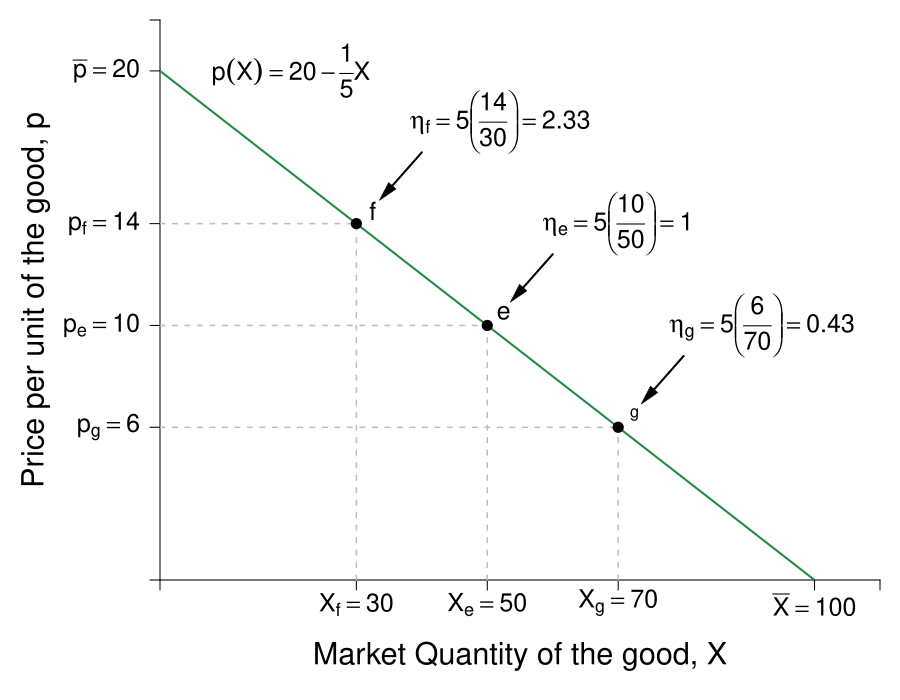

Recreate this plot in R.
require(shape)
pdf(file = "indmarketdemand/demand_price_elasticity.pdf", width = 9, height = 7)

#Set parameters for graphics
pointsize <- 1.8
axislabelsize <- 1.8
labelsize <- 1.5
namesize <- 1.8
annotatesize <- 1.5
graphlinewidth <- 2
segmentlinewidth <- 1.5

COL <- c("#7fc97f", "#beaed4", "#fdc086", "#ffff99", "#386cb0", "#f0027f", "#bf5b17", "#666666")
COLA <- c("#99d8c9","#66c2a4","#41ae76", "#238b45", "#005824")
COLB <- c("#4eb3d3", "#2b8cbe", "#0868ac","#084081")

par(mar =  c(6, 8, 1, 1))

mrsA <- function(x, rmax = 10, xmax = 20) {
  rmax - (rmax/xmax)*x
}


xlims <- c(0, 110)
ylims <- c(0, 22)

npts <- 501 
x <- seq(xlims[1], xlims[2], length.out = npts)
y <- seq(ylims[1], ylims[2], length.out = npts) 


plot(0, 0, xlim = xlims, ylim = ylims, type = "n",
     xlab = expression(paste("")),
     ylab = expression(paste("")), 
     xaxt = "n", 
     yaxt = "n", 
     cex.lab = axislabelsize, 
     bty = "n",
     xaxs = "i", 
     yaxs = "i")

ticksy <- c(0, 6, 10, 14, 20, ylims[2])
ylabels <- c(NA, expression(paste(p[g]) == 6), expression(paste(p[e] == 10)), expression(paste(p[f]) == 14), expression(paste(bar(p) == 20)), NA)
ticksx <- c(0, 30, 50, 70, 100, xlims[2])
xlabels <- c(NA, expression(paste(X[f] == 30)), expression(paste(X[e] == 50)), expression(paste(X[g] == 70)), expression(paste(bar(X) == 100)), NA)

axis(1, at = ticksx, pos = 0, labels = xlabels, cex.axis = labelsize)
axis(2, at = ticksy, pos = 0, labels = ylabels, las = 1, cex.axis = labelsize)

npts <- 500 
xx1 <- seq(xlims[1], xlims[2], length.out = npts)


lines(xx1, mrsA(xx1, rmax = 20, xmax = 100), col = COLA[4], lwd = graphlinewidth)

text(0.5*xlims[2], -3, expression(paste("Market quantity of the good, ", X)), xpd = TRUE, cex = axislabelsize) 
text(-19, 0.5*ylims[2], expression(paste("Price per unit of the good, ", p)), xpd = TRUE, cex = axislabelsize, srt = 90) 


segments(0, 10, 50, 10, lty = 2, col = "gray" , lwd = segmentlinewidth)
segments(50, 0, 50, 10, lty = 2, col = "gray" , lwd = segmentlinewidth)
points(50, 10, pch = 16, col = "black", cex = 1.5)
text(52.5, 10.5, expression(e), cex = labelsize)
text(70, 14, expression(paste(abs(eta[e]) == 5*bgroup("(",frac(10,50), ")"), phantom() == 1)), cex = labelsize)
Arrows(60, 12.8, 54.5, 11.2, col = "black", lty = 1, lwd = 2, arr.type = "triangle", arr.lwd = 0.5)

segments(0, 14, 30, 14, lty = 2, "gray" , lwd = segmentlinewidth)
segments(30, 0, 30, 14, lty = 2, col = "gray" , lwd = segmentlinewidth)
points(30, 14, pch = 16, col = "black", cex = 1.5)
text(32.5, 14.5, expression(f), cex = labelsize)
text(52, 18, expression(paste(abs(eta[f]) == 5*bgroup("(",frac(14,30), ")"), phantom() == 2.33)), cex = labelsize)
Arrows(40, 16.8, 34.5, 15.2, col = "black", lty = 1, lwd = 2, arr.type = "triangle", arr.lwd = 0.5)


segments(0, 6, 70, 6, lty = 2, col = "gray", lwd = segmentlinewidth)
segments(70, 0, 70, 6, lty = 2, col = "gray" , lwd = segmentlinewidth)
points(70, 6, pch = 16, col = "black", cex = 1.5)
text(72.5, 6.5, expression(g), cex = labelsize)
text(92, 10, expression(paste(abs(eta[g]) == 5*bgroup("(",frac(6,70), ")"), phantom() == 0.43)), cex = labelsize)
Arrows(80, 8.8, 74.5, 7.2, col = "black", lty = 1, lwd = 2, arr.type = "triangle", arr.lwd = 0.5)

#Label mrs function
text(20, 20, expression(paste(p(X) == 20 - frac(1,5)*X)), cex = labelsize)


dev.off()
